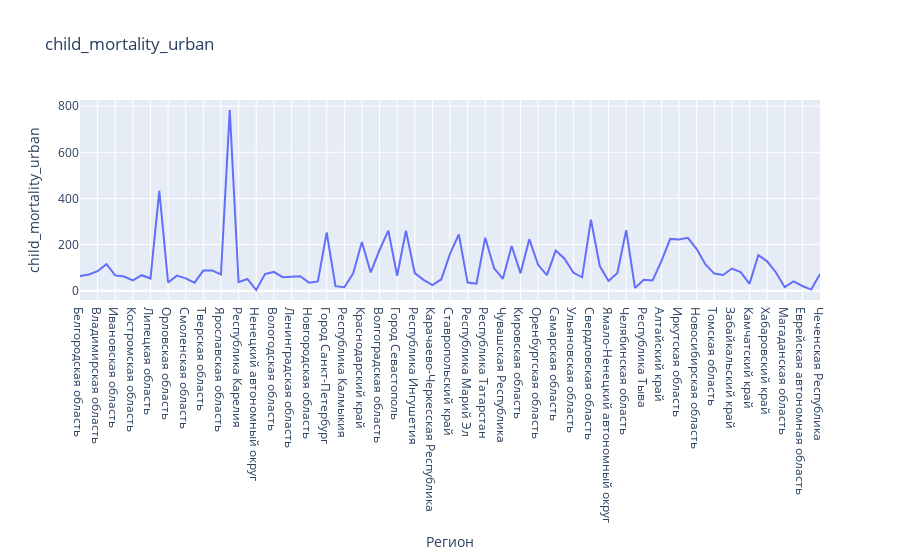

The code cell stored with this chart in its notebook:
### Code cell
fig = px.line(df_child_urban, y='child_mortality_urban', width = 900, title = 'child_mortality_urban')
fig.show()

### Figure 1 — Plotly figure (JSON) as saved in the notebook; plotly's stock layout.template omitted (floating-point values rounded to 4 significant figures)
{"data": [{"hovertemplate": "Регион=%{x}<br>child_mortality_urban=%{y}<extra></extra>", "legendgroup": "", "line": {"color": "#636efa", "dash": "solid"}, "marker": {"symbol": "circle"}, "mode": "lines", "name": "", "orientation": "v", "showlegend": false, "type": "scatter", "x": ["Белгородская область", "Брянская область", "Владимирская область", "Воронежская область", "Ивановская область", "Калужская область", "Костромская область", "Курская область", "Липецкая область", "Московская область", "Орловская область", "Рязанская область", "Смоленская область", "Тамбовская область", "Тверская область", "Тульская область", "Ярославская область", "Город Москва", "Республика Карелия", "Республика Коми", "Ненецкий автономный округ", "Архангельская область", "Вологодская область", "Калининградская область", "Ленинградская область", "Мурманская область", "Новгородская область", "Псковская область", "Город Санкт-Петербург", "Республика Адыгея", "Республика Калмыкия", "Республика Крым", "Краснодарский край", "Астраханская область", "Волгоградская область", "Ростовская область", "Город Севастополь", "Республика Дагестан", "Республика Ингушетия", "Кабардино-Балкарская Республика", "Карачаево-Черкесская Республика", "Республика Северная Осетия-Алания", "Ставропольский край", "Республика Башкортостан", "Республика Марий Эл", "Республика Мордовия", "Республика Татарстан", "Удмуртская Республика", "Чувашская Республика", "Пермский край", "Кировская область", "Нижегородская область", "Оренбургская область", "Пензенская область", "Самарская область", "Саратовская область", "Ульяновская область", "Курганская область", "Свердловская область", "Ханты-Мансийский автономный округ - Югра", "Ямало-Ненецкий автономный округ", "Тюменская область", "Челябинская область", "Республика Алтай", "Республика Тыва", "Республика Хакасия", "Алтайский край", "Красноярский край", "Иркутская область", "Кемеровская область", "Новосибирская область", "Омская область", "Томская область", "Республика Бурятия", "Забайкальский край", "Республика Саха (Якутия)", "Камчатский край", "Приморский край", "Хабаровский край", "Амурская область", "Магаданская область", "Сахалинская область", "Еврейская автономная область", "Чукотский автономный округ", "Чеченская Республика"], "xaxis": "x", "y": [63.64, 70.18, 84.77, 115.0, 66.41, 61.5, 44.41, 67.27, 53.05, 432.6, 35.55, 65.32, 53.64, 34.73, 87.32, 88.05, 70.68, 783.4, 37.18, 51.09, 3.14, 72.41, 81.5, 58.91, 60.82, 63.05, 34.95, 40.18, 252.4, 19.64, 14.91, 74, 210.8, 79.14, 176.5, 260.6, 64.64, 260.1, 76.55, 47.32, 24.77, 48.77, 159.4, 244.6, 35.41, 30.73, 229.4, 98.05, 51.73, 193.7, 76.27, 223.5, 112.3, 67.27, 173.8, 138.6, 78.55, 58.27, 308.4, 107.0, 42.05, 76.86, 262.8, 12.14, 47.73, 44.18, 128.3, 224.6, 221.6, 229.4, 180.5, 114.1, 74.23, 67.95, 96.09, 80.32, 29.91, 154.1, 127.5, 79.05, 15.5, 40.41, 20.55, 5, 72.41], "yaxis": "y"}], "layout": {"autosize": true, "legend": {"tracegroupgap": 0}, "title": {"text": "child_mortality_urban"}, "xaxis": {"anchor": "y", "autorange": true, "domain": [0, 1], "range": [0, 84], "title": {"text": "Регион"}, "type": "category"}, "yaxis": {"anchor": "x", "autorange": true, "domain": [0, 1], "range": [-40.21, 826.7], "title": {"text": "child_mortality_urban"}, "type": "linear"}}}
